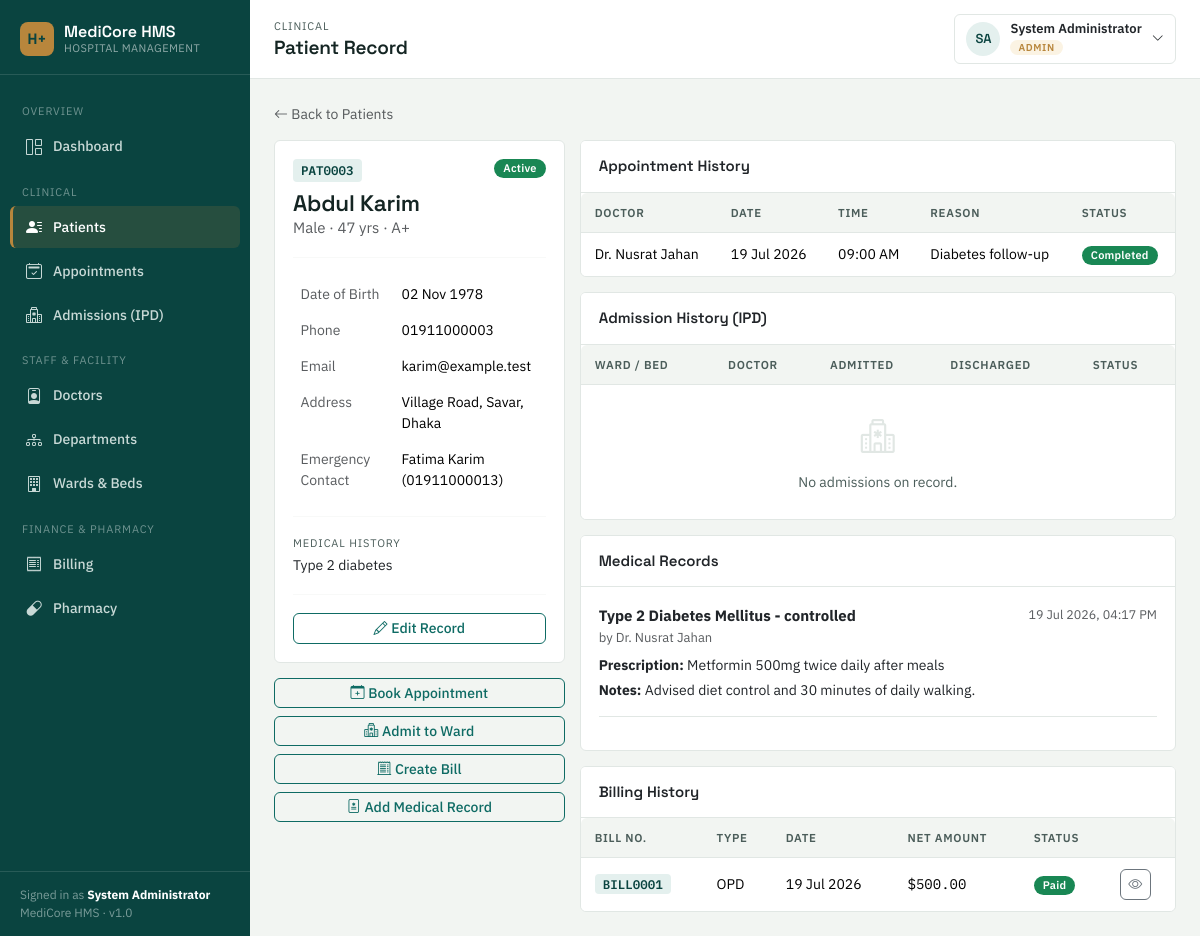
The page /patients/view.php?id=3 (signed in) on the database its author committed.
### tables this page shows
CREATE TABLE patients (
    id INT AUTO_INCREMENT PRIMARY KEY,
    patient_code VARCHAR(20) UNIQUE,
    name VARCHAR(100) NOT NULL,
    dob DATE NULL,
    gender ENUM('Male','Female','Other') DEFAULT 'Other',
    blood_group VARCHAR(5),
    phone VARCHAR(20),
    email VARCHAR(100),
    address TEXT,
    emergency_contact_name VARCHAR(100),
    emergency_contact_phone VARCHAR(20),
    medical_history TEXT,
    status ENUM('active','inactive') DEFAULT 'active',
    created_at TIMESTAMP DEFAULT CURRENT_TIMESTAMP
);

CREATE TABLE appointments (
    id INT AUTO_INCREMENT PRIMARY KEY,
    patient_id INT NOT NULL,
    doctor_id INT NOT NULL,
    appointment_date DATE NOT NULL,
    appointment_time TIME NOT NULL,
    reason VARCHAR(255),
    status ENUM('scheduled','completed','cancelled') DEFAULT 'scheduled',
    notes TEXT,
    created_at TIMESTAMP DEFAULT CURRENT_TIMESTAMP,
    FOREIGN KEY (patient_id) REFERENCES patients(id) ON DELETE CASCADE,
    FOREIGN KEY (doctor_id) REFERENCES doctors(id) ON DELETE CASCADE
);

CREATE TABLE doctors (
    id INT AUTO_INCREMENT PRIMARY KEY,
    user_id INT NULL,
    name VARCHAR(100) NOT NULL,
    department_id INT NULL,
    specialization VARCHAR(100),
    qualification VARCHAR(150),
    gender ENUM('Male','Female','Other') DEFAULT 'Other',
    phone VARCHAR(20),
    email VARCHAR(100),
    consultation_fee DECIMAL(10,2) DEFAULT 0,
    available_days VARCHAR(100),
    available_time VARCHAR(100),
    status ENUM('active','inactive') DEFAULT 'active',
    created_at TIMESTAMP DEFAULT CURRENT_TIMESTAMP,
    FOREIGN KEY (department_id) REFERENCES departments(id) ON DELETE SET NULL,
    FOREIGN KEY (user_id) REFERENCES users(id) ON DELETE SET NULL
);

CREATE TABLE medical_records (
    id INT AUTO_INCREMENT PRIMARY KEY,
    patient_id INT NOT NULL,
    doctor_id INT NOT NULL,
    appointment_id INT NULL,
    diagnosis TEXT,
    prescription TEXT,
    notes TEXT,
    record_date DATETIME DEFAULT CURRENT_TIMESTAMP,
    FOREIGN KEY (patient_id) REFERENCES patients(id) ON DELETE CASCADE,
    FOREIGN KEY (doctor_id) REFERENCES doctors(id) ON DELETE CASCADE,
    FOREIGN KEY (appointment_id) REFERENCES appointments(id) ON DELETE SET NULL
);

CREATE TABLE bills (
    id INT AUTO_INCREMENT PRIMARY KEY,
    bill_no VARCHAR(20) UNIQUE,
    patient_id INT NOT NULL,
    bill_type ENUM('OPD','IPD','Pharmacy','Lab','Other') DEFAULT 'OPD',
    reference_id INT NULL,
    total_amount DECIMAL(10,2) DEFAULT 0,
    discount DECIMAL(10,2) DEFAULT 0,
    tax DECIMAL(10,2) DEFAULT 0,
    net_amount DECIMAL(10,2) DEFAULT 0,
    paid_amount DECIMAL(10,2) DEFAULT 0,
    payment_method ENUM('Cash','Card','Insurance','Online') DEFAULT 'Cash',
    status ENUM('paid','partial','unpaid') DEFAULT 'unpaid',
    bill_date DATETIME DEFAULT CURRENT_TIMESTAMP,
    FOREIGN KEY (patient_id) REFERENCES patients(id) ON DELETE CASCADE
);

### patients/view.php (the view, shortened to what this page needs)
<?php
require_once '../config/database.php';
require_once '../includes/functions.php';
$id = (int)($_GET['id'] ?? 0);
$stmt = $pdo->prepare("SELECT * FROM patients WHERE id = ?");
$stmt->execute([$id]);
$patient = $stmt->fetch();
$appts = $pdo->prepare("SELECT a.*, d.name AS doctor_name FROM appointments a JOIN doctors d ON a.doctor_id = d.id WHERE a.patient_id = ? ORDER BY a.appointment_date DESC, a.appointment_time DESC");
$appts->execute([$id]);
$appointments = $appts->fetchAll();
$adms = $pdo->prepare("SELECT ad.*, w.ward_name, w.bed_no, d.name AS doctor_name FROM admissions ad
                        JOIN wards w ON ad.ward_id = w.id JOIN doctors d ON ad.doctor_id = d.id
                        WHERE ad.patient_id = ? ORDER BY ad.admission_date DESC");
$adms->execute([$id]);
$admissions = $adms->fetchAll();
$canSeeFinance = hasRole(['admin','receptionist']);
$canSeeRecords = hasRole(['admin','doctor']);
if ($canSeeFinance) {
    $billStmt = $pdo->prepare("SELECT * FROM bills WHERE patient_id = ? ORDER BY bill_date DESC");
    $billStmt->execute([$id]);
    $bills = $billStmt->fetchAll();
}
if ($canSeeRecords) {
    $recStmt = $pdo->prepare("SELECT mr.*, d.name AS doctor_name FROM medical_records mr JOIN doctors d ON mr.doctor_id = d.id WHERE mr.patient_id = ? ORDER BY mr.record_date DESC");
    $recStmt->execute([$id]);
    $records = $recStmt->fetchAll();
}
require_once '../includes/header.php';
?>
<div class="mb-3"><a href="list.php" class="text-muted" style="font-size:14px;"><i class="bi bi-arrow-left"></i> Back to Patients</a></div>
<div class="row g-3">
    <div class="col-lg-4">
        <div class="card mb-3">
            <div class="card-body">
                <div class="d-flex justify-content-between align-items-start">
                    <div>
                        <span class="patient-code-chip mb-2 d-inline-block"><?= sanitize($patient['patient_code']) ?></span>
                        <h4 class="mb-0"><?= sanitize($patient['name']) ?></h4>
                        <p class="text-muted mb-0"><?= sanitize($patient['gender']) ?> · <?= calcAge($patient['dob']) ?> · <?= sanitize($patient['blood_group'] ?: 'Blood group unknown') ?></p>
                    </div>
                    <?= statusBadge($patient['status']) ?>
                </div>
                <hr class="hairline-divider">
                <table class="table table-borderless mb-0" style="font-size:14px;">
                    <tr><td class="text-muted" style="width:40%;">Date of Birth</td><td><?= formatDate($patient['dob']) ?></td></tr>
                    <tr><td class="text-muted">Phone</td><td><?= sanitize($patient['phone'] ?: '—') ?></td></tr>
                    <tr><td class="text-muted">Email</td><td><?= sanitize($patient['email'] ?: '—') ?></td></tr>
                    <tr><td class="text-muted">Address</td><td><?= nl2br(sanitize($patient['address'] ?: '—')) ?></td></tr>
                    <tr><td class="text-muted">Emergency Contact</td><td><?= sanitize($patient['emergency_contact_name'] ?: '—') ?><?= $patient['emergency_contact_phone'] ? ' ('.sanitize($patient['emergency_contact_phone']).')' : '' ?></td></tr>
                </table>
                <?php if ($patient['medical_history']): ?>
                    <hr class="hairline-divider">
                    <div class="eyebrow-label mb-1">Medical History</div>
                    <p style="font-size:14px;" class="mb-0"><?= nl2br(sanitize($patient['medical_history'])) ?></p>
                <?php endif; ?>
                <?php if (hasRole(['admin','receptionist'])): ?>
                <hr class="hairline-divider">
                <a href="form.php?id=<?= $patient['id'] ?>" class="btn btn-outline-primary btn-sm w-100"><i class="bi bi-pencil me-1"></i>Edit Record</a>
                <?php endif; ?>
            </div>
        </div>
        <div class="d-flex flex-column gap-2">
            <a href="../appointments/form.php?patient_id=<?= $patient['id'] ?>" class="btn btn-outline-primary btn-sm"><i class="bi bi-calendar-plus me-1"></i>Book Appointment</a>
            <?php if (hasRole(['admin','receptionist'])): ?>
                <a href="../admissions/add.php?patient_id=<?= $patient['id'] ?>" class="btn btn-outline-primary btn-sm"><i class="bi bi-hospital me-1"></i>Admit to Ward</a>
                <a href="../billing/add.php?patient_id=<?= $patient['id'] ?>" class="btn btn-outline-primary btn-sm"><i class="bi bi-receipt-cutoff me-1"></i>Create Bill</a>
            <?php endif; ?>
            <?php if ($canSeeRecords): ?>
                <a href="../medical_records/add.php?patient_id=<?= $patient['id'] ?>" class="btn btn-outline-primary btn-sm"><i class="bi bi-file-medical me-1"></i>Add Medical Record</a>
            <?php endif; ?>
        </div>
    </div>
    <div class="col-lg-8">
        <div class="card mb-3">
            <div class="card-header">Appointment History</div>
            <div class="table-wrap" style="border:none;">
                <table class="data-table table table-hover mb-0">
                    <thead><tr><th>Doctor</th><th>Date</th><th>Time</th><th>Reason</th><th>Status</th></tr></thead>
                    <tbody>
                    <?php foreach ($appointments as $a): ?>
                        <tr>
                            <td><?= sanitize($a['doctor_name']) ?></td>
                            <td><?= formatDate($a['appointment_date']) ?></td>
                            <td><?= date('h:i A', strtotime($a['appointment_time'])) ?></td>
                            <td><?= sanitize($a['reason'] ?: '—') ?></td>
                            <td><?= statusBadge($a['status']) ?></td>
                        </tr>
                    <?php endforeach; ?>
                    </tbody>
                </table>
            </div>
        </div>
        <div class="card mb-3">
            <div class="card-header">Admission History (IPD)</div>
            <div class="table-wrap" style="border:none;">
                <table class="data-table table table-hover mb-0">
                    <thead><tr><th>Ward / Bed</th><th>Doctor</th><th>Admitted</th><th>Discharged</th><th>Status</th></tr></thead>
                    <tbody>
                    <?php if (!$admissions): ?>
                        <tr><td colspan="5"><div class="empty-state py-3"><i class="bi bi-hospital"></i>No admissions on record.</div></td></tr>
                    <?php endif; ?>
                    </tbody>
                </table>
            </div>
        </div>
        <?php if ($canSeeRecords): ?>
        <div class="card mb-3">
            <div class="card-header">Medical Records</div>
            <div class="card-body">
            <?php foreach ($records as $r): ?>
                <div class="mb-3 pb-3" style="border-bottom:1px solid var(--line);">
                    <div class="d-flex justify-content-between">
                        <strong><?= sanitize($r['diagnosis'] ?: 'Consultation note') ?></strong>
                        <span class="text-muted" style="font-size:12.5px;"><?= formatDateTime($r['record_date']) ?></span>
                    </div>
                    <div class="text-muted" style="font-size:13px;">by <?= sanitize($r['doctor_name']) ?></div>
                    <?php if ($r['prescription']): ?><p class="mb-1 mt-2" style="font-size:14px;"><strong>Prescription:</strong> <?= nl2br(sanitize($r['prescription'])) ?></p><?php endif; ?>
                    <?php if ($r['notes']): ?><p class="mb-0" style="font-size:14px;"><strong>Notes:</strong> <?= nl2br(sanitize($r['notes'])) ?></p><?php endif; ?>
                </div>
            <?php endforeach; ?>
            </div>
        </div>
        <?php endif; ?>
        <?php if ($canSeeFinance): ?>
        <div class="card">
            <div class="card-header">Billing History</div>
            <div class="table-wrap" style="border:none;">
                <table class="data-table table table-hover mb-0">
                    <thead><tr><th>Bill No.</th><th>Type</th><th>Date</th><th>Net Amount</th><th>Status</th><th></th></tr></thead>
                    <tbody>
                    <?php foreach ($bills as $b): ?>
                        <tr>
                            <td><span class="bill-no-chip"><?= sanitize($b['bill_no']) ?></span></td>
                            <td><?= sanitize($b['bill_type']) ?></td>
                            <td><?= formatDate($b['bill_date']) ?></td>
                            <td class="mono">$<?= formatMoney($b['net_amount']) ?></td>
                            <td><?= statusBadge($b['status']) ?></td>
                            <td><a href="../billing/view.php?id=<?= $b['id'] ?>" class="btn btn-sm btn-outline-secondary"><i class="bi bi-eye"></i></a></td>
                        </tr>
                    <?php endforeach; ?>
                    </tbody>
                </table>
            </div>
        </div>
        <?php endif; ?>
    </div>
</div>
<?php require_once '../includes/footer.php'; ?>

### includes/functions.php (shortened to what this page needs)
<?php
function sanitize($data) {
    return htmlspecialchars(trim($data ?? ''), ENT_QUOTES, 'UTF-8');
}
function isLoggedIn() {
    return isset($_SESSION['user_id']);
}
function hasRole($roles) {
    $roles = (array)$roles;
    return in_array($_SESSION['role'], $roles, true);
}
function formatDate($date, $format = 'd M Y') {
    $ts = strtotime($date);
    return $ts ? date($format, $ts) : '—';
}
function formatDateTime($datetime, $format = 'd M Y, h:i A') {
    $ts = strtotime($datetime);
    return $ts ? date($format, $ts) : '—';
}
function formatMoney($amount) {
    return number_format((float)$amount, 2);
}
function statusBadge($status) {
    $map = [
        'active'     => 'success',
        'inactive'   => 'secondary',
        'scheduled'  => 'primary',
        'completed'  => 'success',
        'cancelled'  => 'danger',
        'available'  => 'success',
        'occupied'   => 'danger',
        'maintenance'=> 'warning',
        'admitted'   => 'primary',
        'discharged' => 'success',
        'paid'       => 'success',
        'partial'    => 'warning',
        'unpaid'     => 'danger',
    ];
    $class = $map[$status] ?? 'secondary';
    return '<span class="badge badge-status bg-' . $class . '">' . ucfirst(sanitize($status)) . '</span>';
}
function calcAge($dob) {
    try {
        $d = new DateTime($dob);
        $now = new DateTime();
        return $d->diff($now)->y . ' yrs';
    } catch (Exception $e) {
        return '—';
    }
}

### assets/css/style.css (style rules this page uses)
:root { --ink: #142523; --ink-soft: #4B5D5A; --paper: #F2F5F2; --surface: #FFFFFF; --primary: #0E6B64; --primary-deep: #0A4440; --primary-tint: #E4F0EE; --accent-gold: #B8863C; --accent-gold-tint: #FBF3E3; --danger: #B3261E; --danger-tint: #FBEAE9; --success: #3F7D58; --success-tint: #EAF4EC; --warning: #B8863C; --warning-tint: #FBF3E3; --line: #E1E7E4; --radius: 6px; --shadow-sm: 0 1px 2px rgba(20, 37, 35, 0.06); }
* { box-sizing: border-box; }
html, body { background: var(--paper); color: var(--ink); font-family: 'IBM Plex Sans', -apple-system, BlinkMacSystemFont, sans-serif; font-size: 15px; }
h1, h2, h3, h4, h5, .brand-font { font-family: 'Space Grotesk', 'IBM Plex Sans', sans-serif; color: var(--ink); font-weight: 600; letter-spacing: -0.01em; }
code, .mono, .stat-number, .code-chip, table td.mono-cell { font-family: 'IBM Plex Mono', ui-monospace, monospace; }
a { color: var(--primary); text-decoration: none; }
.card { background: var(--surface); border: 1px solid var(--line); border-radius: var(--radius); box-shadow: none; }
.card-header { background: var(--surface); border-bottom: 1px solid var(--line); font-family: 'Space Grotesk', sans-serif; font-weight: 600; padding: 14px 18px; }
.card-body { padding: 18px; }
.table-wrap { background: var(--surface); border: 1px solid var(--line); border-radius: var(--radius); overflow: hidden; }
table.data-table { margin-bottom: 0; }
table.data-table thead th { background: var(--paper); font-size: 11.5px; text-transform: uppercase; letter-spacing: 0.06em; color: var(--ink-soft); font-weight: 600; border-bottom: 1px solid var(--line); white-space: nowrap; padding: 11px 14px; }
table.data-table tbody td { padding: 11px 14px; vertical-align: middle; border-bottom: 1px solid var(--line); font-size: 14px; }
table.data-table tbody tr:last-child td { border-bottom: none; }
.badge-status { font-weight: 600; font-size: 11px; letter-spacing: 0.02em; padding: 4px 9px; border-radius: 20px; }
.btn { border-radius: var(--radius); font-weight: 500; font-size: 14px; }
.btn-outline-primary { color: var(--primary); border-color: var(--primary); }
.eyebrow-label { font-size: 11px; text-transform: uppercase; letter-spacing: 0.08em; color: var(--ink-soft); }
.hairline-divider { border: none; border-top: 1px solid var(--line); margin: 18px 0; }
.empty-state { text-align: center; padding: 50px 20px; color: var(--ink-soft); }
.empty-state i { font-size: 34px; color: var(--line); margin-bottom: 10px; display:block; }
.patient-code-chip, .bill-no-chip { font-family: 'IBM Plex Mono', monospace; font-weight: 600; font-size: 12.5px; background: var(--primary-tint); color: var(--primary-deep); padding: 2px 8px; border-radius: 4px; }

### rows shown on the page
patients: patient_code "PAT0003", name "Abdul Karim", gender "Male", dob "47 yrs", blood_group "A+", status "Active", dob "02 Nov 1978", phone "01911000003", email "karim@example.test", address "Village Road, Savar, Dhaka", emergency_contact_name "Fatima Karim", emergency_contact_phone "01911000013", medical_history "Type 2 diabetes"
appointments: doctor.name "Dr. Nusrat Jahan", appointment_date "19 Jul 2026", appointment_time "09:00 AM", reason "Diabetes follow-up", status "Completed"
medical_records: diagnosis "Type 2 Diabetes Mellitus - controlled", record_date "19 Jul 2026, 04:17 PM", doctor.name "Dr. Nusrat Jahan", prescription "Metformin 500mg twice daily after meals", notes "Advised diet control and 30 minutes of daily walking."
bills: bill_no "BILL0001", bill_type "OPD", bill_date "19 Jul 2026", net_amount "500.00", status "Paid"

### other values the page prints
$__u['full_name'] "System Administrator"
$pageEyebrow "CLINICAL"
$pageTitle "Patient Record"
$__initials "SA"
$__u['role'] "ADMIN"
